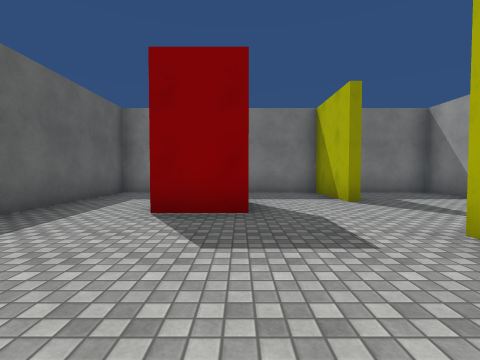
view 1 (above)

12 first-person views from a walk through a 3-D level made in the Unity game engine. The camera is 1.3 m above the floor, tilts 2° down and sees 85° across. The floor is counted in squares, 2 m on a side. Each view is taken from the middle of a square. On the plan, view 1 faces up. The plan holds only what a view shows up to about 9 squares ahead; the rest is blank. The player character is not drawn. Surface patterns are stand-ins for the level's own textures.

view 2
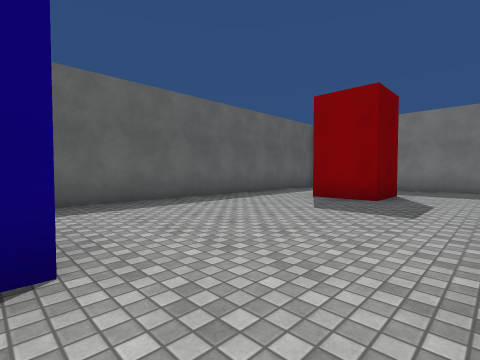

view 3
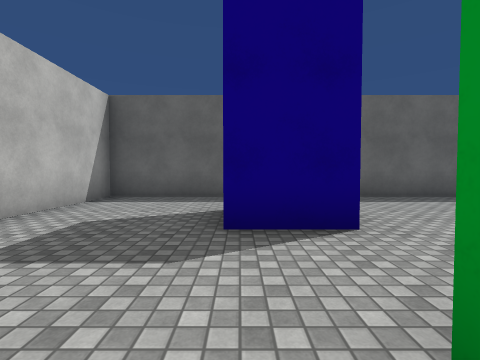

view 4
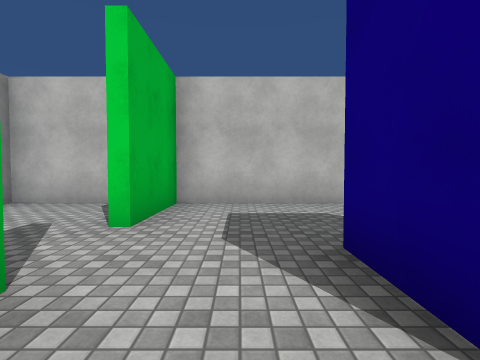

view 5
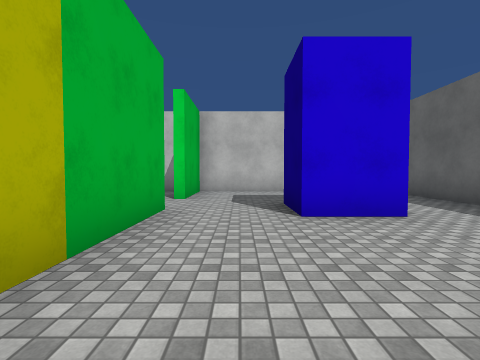

view 6
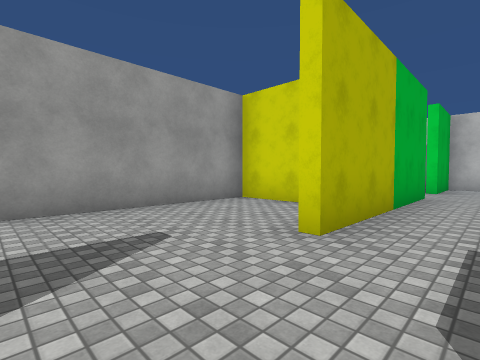

view 7
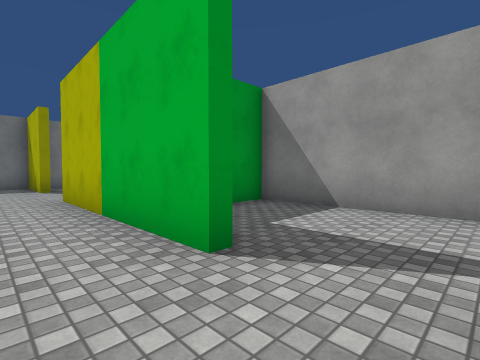

view 8
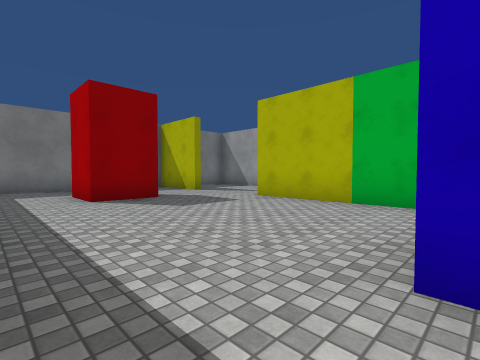

view 9
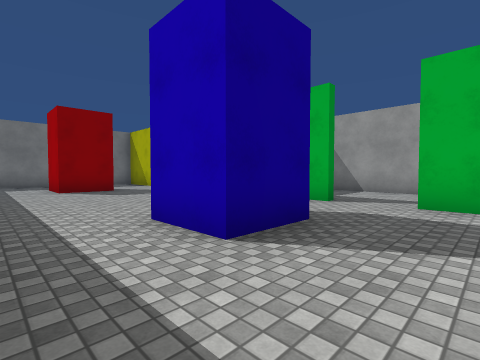

view 10
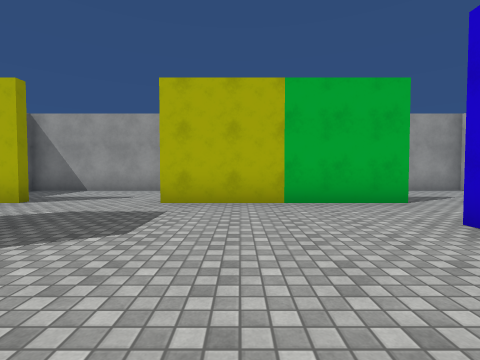

view 11
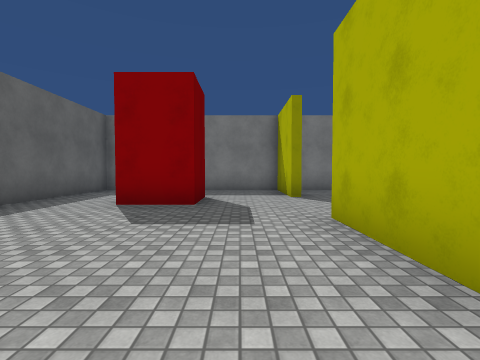

view 12
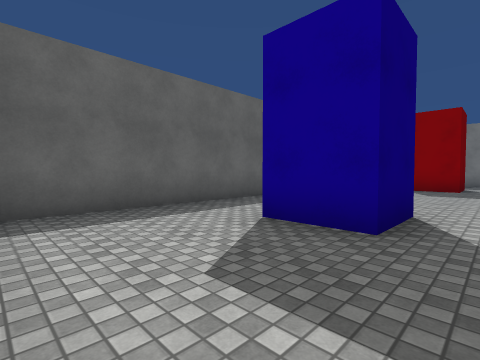

### Floor plan
Points are (right, up) in squares from view 1. A wall is a line through its corners. A room is listed if a view was taken in it or the views show most of it. See-through windows are left out.
Room 1 (views 1, 4, 5, 6, 10, 11)
walls: (0.1, 5.5) (0.1, 4) (-1.4, 4) (-1.4, 5.5); (2.3, 5.4) (2.3, 7.8) (-1.6, 7.8); (3.9, 0.4) (5.6, 0.4) (5.6, 7.8) (3, 7.8); (2.3, -1.5) (2.3, 2.6); (-3.5, 5.5) (-3.5, -1.5); (-1.4, -1.7) (0.1, -1.7)
ways out: opening at (-2.5, -2.5) to room 2; opening at (1.5, -2) to room 2; opening at (-2.5, 4.5) to room 4; opening at (-0.5, 6.5) to room 4
Room 2 (views 2, 7, 8, 9, 12)
walls: (0.1, -1.7) (0.1, -3.2) (-1.4, -3.2) (-1.4, -1.7); (-3.5, -1.5) (-3.5, -6.2) (2.3, -6.2) (2.3, -4); (2.3, -2.5) (2.3, -1.5)
ways out: opening at (-2.5, -2.5) to room 1; opening at (1.5, -2) to room 1; opening at (3, -3.5) to room 3
Room 3 (view 3)
walls: (3, -6.2) (5.6, -6.2) (5.6, -0.1) (4.6, -0.1)
ways out: opening at (3, -3.5) to room 2
Room 4 (no view inside)
walls: (-1.6, 7.8) (-3.5, 7.8) (-3.5, 5.5)
ways out: opening at (-2.5, 4.5) to room 1; opening at (-0.5, 6.5) to room 1

Positions as (right, up) in squares from view 1, and headings:
1: (0, 0), facing up
2: (2, -2), facing up-left
3: (3, -3), facing left
4: (1, -1), facing down
5: (1, 2), facing down
6: (1, 5), facing down-right
7: (1, -4), facing up-right
8: (-3, -2), facing up-right
9: (-3, -5), facing up-right
10: (-3, 1), facing right
11: (1, -1), facing up
12: (1, -6), facing up-left
